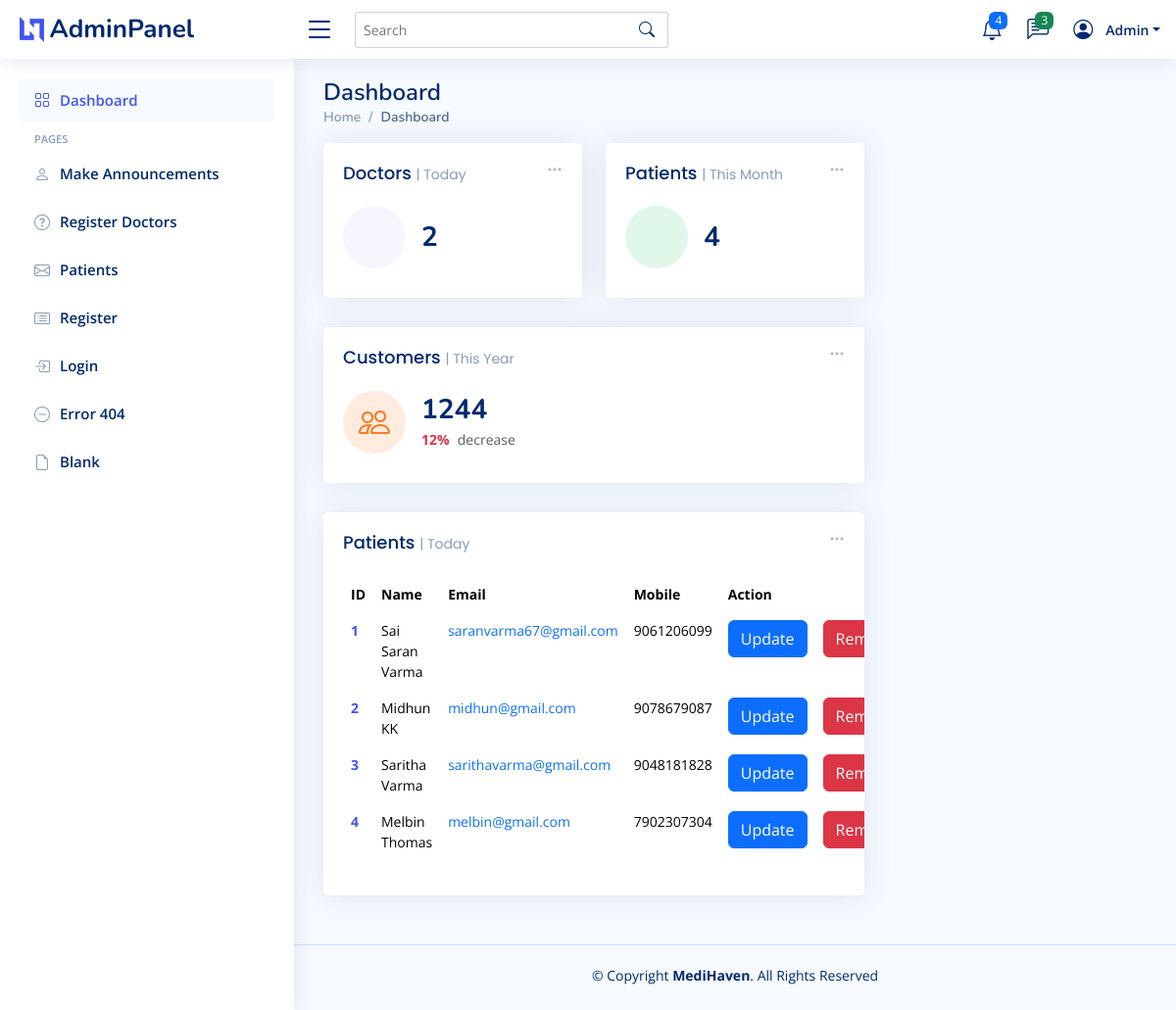
The app's page /adminuser/patientview2/ with its own data.
### patientapp/models.py (models this page shows, shortened)
class Patientregister(models.Model):
    GENDER_CHOICES = [
        ('M', 'Male'),
        ('F', 'Female'),
        ('O', 'Other'),
    ]
    first_name = models.CharField(max_length=100)
    last_name = models.CharField(max_length=100)
    date_of_birth = models.DateField()
    gender = models.CharField(max_length=1, choices=GENDER_CHOICES)
    email = models.EmailField(unique=True, blank=True, null=True)
    phone_number = models.CharField(max_length=15)
    password = models.CharField(max_length=128)  # Store plain password

### adminapp/views.py (the view)
# urls.py: path('patientview2/',views.patientview2,name='patient-view'),
def patientview2(request):
    doctors = Doctor.objects.all()
    patients = Patientregister.objects.all()
    patient_count = patients.count()
    doctor_count = doctors.count()
    patients = Patientregister.objects.all()
    patient_count = patients.count()
    context={
        'patients': patients,
        'patient_count': patient_count,
        'doctors': doctors,
        'doctor_count': doctor_count,
        'patients': patients,
        'patient_count': patient_count,
    }
    return render(request, 'admin/patients.html', context)

### templates/admin/patients.html (shortened to what this page needs)
{% extends 'admin/index.html' %}
{% block content2 %}
<div class="card-body">
    <h5 class="card-title">Patients <span>| Today</span></h5>
    <table class="table table-borderless datatable">
        <thead>
        <tr>
            <th scope="col">ID</th>
            <th scope="col">Name</th>
            <th scope="col">Email</th>
            <th scope="col">Mobile</th>
            <th scope="col">Action</th>
        </tr>
        </thead>
        <tbody>
        {% for patient in patients %}
        <tr>
            <th scope="row"><a href="#">{{ forloop.counter }}</a></th>
            <td>{{patient.first_name}} {{patient.last_name}}</td>
            <td><a href="#" class="text-primary">{{patient.email}}</a></td>
            <td>{{patient.phone_number}}</td>
            <td><a class="btn btn-primary" href="{% url 'update_patient' patient.id %}">Update</a></td>
            <td><a class="btn btn-danger" href="{% url 'delete_patient' patient.id %}">Remove</a></td>
        </tr>
        {% empty %}
        <tr>
            <td colspan="5" class="text-center">No Patients registered yet.</td>
        </tr>
        {% endfor %}
        </tbody>
    </table>
</div>
{% endblock %}

### templates/admin/index.html (shortened to what this page needs)
<!DOCTYPE html>
{% load static %}
<html lang="en">
<head>
    <link href="{% static 'template2/assets/vendor/bootstrap/css/bootstrap.min.css' %}" rel="stylesheet">
    <link href="{% static 'template2/assets/vendor/bootstrap-icons/bootstrap-icons.css' %}" rel="stylesheet">
    <link href="{% static 'template2/assets/vendor/boxicons/css/boxicons.min.css' %}" rel="stylesheet">
    <link href="{% static 'template2/assets/vendor/quill/quill.snow.css' %}" rel="stylesheet">
    <link href="{% static 'template2/assets/vendor/quill/quill.bubble.css' %}" rel="stylesheet">
    <link href="{% static 'template2/assets/vendor/remixicon/remixicon.css' %}" rel="stylesheet">
    <link href="{% static 'template2/assets/vendor/simple-datatables/style.css' %}" rel="stylesheet">
    <link href="{% static 'template2/assets/css/style.css' %}" rel="stylesheet">
</head>
<body>
<header id="header" class="header fixed-top d-flex align-items-center">
    <div class="d-flex align-items-center justify-content-between">
        <a href="{% url 'adminuser' %}" class="logo d-flex align-items-center">
            <img src="{% static 'template2/assets/img/logo.png' %}" alt="">
            <span class="d-none d-lg-block">AdminPanel</span>
        </a>
        <i class="bi bi-list toggle-sidebar-btn"></i>
    </div>
    <div class="search-bar">
        <form class="search-form d-flex align-items-center" method="POST" action="#">
            <input type="text" name="query" placeholder="Search" title="Enter search keyword">
            <button type="submit" title="Search"><i class="bi bi-search"></i></button>
        </form>
    </div>
    <nav class="header-nav ms-auto">
        <ul class="d-flex align-items-center">
            <li class="nav-item dropdown">
                <a class="nav-link nav-icon" href="#" data-bs-toggle="dropdown">
                    <i class="bi bi-bell"></i>
                    <span class="badge bg-primary badge-number">4</span>
                </a>
            </li>
            <li class="nav-item dropdown">
                <a class="nav-link nav-icon" href="#" data-bs-toggle="dropdown">
                    <i class="bi bi-chat-left-text"></i>
                    <span class="badge bg-success badge-number">3</span>
                </a>
            </li>
            <li class="nav-item dropdown pe-3">
                <a class="nav-link nav-profile d-flex align-items-center pe-0" href="#" data-bs-toggle="dropdown">
                    <i class="bi bi-person-circle" style="font-size:20px; margin-right:5px;"></i>
                    <span class="d-none d-md-block dropdown-toggle ps-2">Admin</span>
                </a>
            </li>
        </ul>
    </nav>
</header>
<aside id="sidebar" class="sidebar">
    <ul class="sidebar-nav" id="sidebar-nav">
        <li class="nav-item">
            <a class="nav-link " href="{% url 'adminuser' %}">
                <i class="bi bi-grid"></i>
                <span>Dashboard</span>
            </a>
        </li>
        <li class="nav-heading">Pages</li>
        <li class="nav-item">
            <a class="nav-link collapsed" href="{% url 'announcements' %}">
                <i class="bi bi-person"></i>
                <span>Make Announcements</span>
            </a>
        </li>
        <li class="nav-item">
            <a class="nav-link collapsed" href="{% url 'register-doctor' %}">
                <i class="bi bi-question-circle"></i>
                <span>Register Doctors</span>
            </a>
        </li>
        <li class="nav-item">
            <a class="nav-link collapsed" href="{% url 'patient-view' %}">
                <i class="bi bi-envelope"></i>
                <span>Patients</span>
            </a>
        </li>
        <li class="nav-item">
            <a class="nav-link collapsed" href="pages-register.html">
                <i class="bi bi-card-list"></i>
                <span>Register</span>
            </a>
        </li>
        <li class="nav-item">
            <a class="nav-link collapsed" href="pages-login.html">
                <i class="bi bi-box-arrow-in-right"></i>
                <span>Login</span>
            </a>
        </li>
        <li class="nav-item">
            <a class="nav-link collapsed" href="pages-error-404.html">
                <i class="bi bi-dash-circle"></i>
                <span>Error 404</span>
            </a>
        </li>
        <li class="nav-item">
            <a class="nav-link collapsed" href="pages-blank.html">
                <i class="bi bi-file-earmark"></i>
                <span>Blank</span>
            </a>
        </li>
    </ul>
</aside>
<main id="main" class="main">
    <div class="pagetitle">
        <h1>Dashboard</h1>
        <nav>
            <ol class="breadcrumb">
                <li class="breadcrumb-item"><a href="{% url 'adminuser' %}">Home</a></li>
                <li class="breadcrumb-item active">Dashboard</li>
            </ol>
        </nav>
    </div>
    <section class="section dashboard">
        <div class="row">
            <div class="col-lg-8">
                <div class="row">
                    <div class="col-xxl-4 col-md-6">
                        <div class="card info-card sales-card">
                            <div class="filter">
                                <a class="icon" href="#" data-bs-toggle="dropdown"><i class="bi bi-three-dots"></i></a>
                            </div>
                            <div class="card-body">
                                <h5 class="card-title">Doctors <span>| Today</span></h5>
                                <div class="d-flex align-items-center">
                                    <div class="card-icon rounded-circle d-flex align-items-center justify-content-center">
                                    </div>
                                    <div class="ps-3">
                                        <h6>{{ doctor_count }}</h6>
                                    </div>
                                </div>
                            </div>
                        </div>
                    </div>
                    <div class="col-xxl-4 col-md-6">
                        <div class="card info-card revenue-card">
                            <div class="filter">
                                <a class="icon" href="#" data-bs-toggle="dropdown"><i class="bi bi-three-dots"></i></a>
                            </div>
                            <div class="card-body">
                                <h5 class="card-title">Patients <span>| This Month</span></h5>
                                <div class="d-flex align-items-center">
                                    <div class="card-icon rounded-circle d-flex align-items-center justify-content-center">
                                    </div>
                                    <div class="ps-3">
                                        <h6>{{patient_count}}</h6>
                                    </div>
                                </div>
                            </div>
                        </div>
                    </div>
                    <div class="col-xxl-4 col-xl-12">
                        <div class="card info-card customers-card">
                            <div class="filter">
                                <a class="icon" href="#" data-bs-toggle="dropdown"><i class="bi bi-three-dots"></i></a>
                            </div>
                            <div class="card-body">
                                <h5 class="card-title">Customers <span>| This Year</span></h5>
                                <div class="d-flex align-items-center">
                                    <div class="card-icon rounded-circle d-flex align-items-center justify-content-center">
                                        <i class="bi bi-people"></i>
                                    </div>
                                    <div class="ps-3">
                                        <h6>1244</h6>
                                        <span class="text-danger small pt-1 fw-bold">12%</span> <span
                                            class="text-muted small pt-2 ps-1">decrease</span>
                                    </div>
                                </div>
                            </div>
                        </div>
                    </div>
                    <div class="col-12">
                        <div class="card recent-sales overflow-auto">
                            <div class="filter">
                                <a class="icon" href="#" data-bs-toggle="dropdown"><i class="bi bi-three-dots"></i></a>
                            </div>
                            {% block content2 %}
                            {% endblock %}
                        </div>
                    </div>
            </div>
</main>
<footer id="footer" class="footer">
    <div class="copyright">
        &copy; Copyright <strong><span>MediHaven</span></strong>. All Rights Reserved
    </div>
    <div class="credits">
    </div>
</footer>
</body>
</html>

### records on screen
Patientregister: first_name "Sai Saran", last_name "Varma", email "saranvarma67@gmail.com", phone_number "9061206099"
Patientregister: first_name "Midhun", last_name "KK", email "midhun@gmail.com", phone_number "9078679087"
Patientregister: first_name "Saritha", last_name "Varma", email "sarithavarma@gmail.com", phone_number "9048181828"
Patientregister: first_name "Melbin", last_name "Thomas", email "melbin@gmail.com", phone_number "7902307304"

### other values on screen
{{ doctor_count }} "2"
{{ patient_count }} "4"
